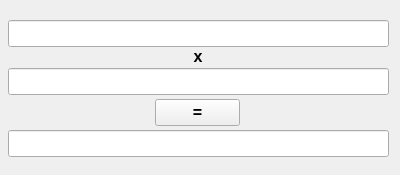
<?xml version="1.0" encoding="UTF-8"?>
<ui version="4.0">
 <class>MainForm</class>
 <widget class="QWidget" name="MainForm">
  <property name="geometry">
   <rect>
    <x>0</x>
    <y>0</y>
    <width>400</width>
    <height>175</height>
   </rect>
  </property>
  <property name="windowTitle">
   <string>Vectors multiplication</string>
  </property>
  <widget class="QLineEdit" name="input1_line">
   <property name="geometry">
    <rect>
     <x>8</x>
     <y>20</y>
     <width>381</width>
     <height>27</height>
    </rect>
   </property>
  </widget>
  <widget class="QLineEdit" name="input2_line">
   <property name="geometry">
    <rect>
     <x>8</x>
     <y>68</y>
     <width>381</width>
     <height>27</height>
    </rect>
   </property>
  </widget>
  <widget class="QLineEdit" name="result_line">
   <property name="geometry">
    <rect>
     <x>8</x>
     <y>130</y>
     <width>381</width>
     <height>27</height>
    </rect>
   </property>
  </widget>
  <widget class="QLabel" name="label">
   <property name="geometry">
    <rect>
     <x>171</x>
     <y>48</y>
     <width>54</width>
     <height>17</height>
    </rect>
   </property>
   <property name="font">
    <font>
     <pointsize>12</pointsize>
     <weight>75</weight>
     <bold>true</bold>
    </font>
   </property>
   <property name="text">
    <string>x</string>
   </property>
   <property name="alignment">
    <set>Qt::AlignCenter</set>
   </property>
  </widget>
  <widget class="QPushButton" name="solve_button">
   <property name="geometry">
    <rect>
     <x>155</x>
     <y>99</y>
     <width>85</width>
     <height>27</height>
    </rect>
   </property>
   <property name="font">
    <font>
     <pointsize>12</pointsize>
     <weight>75</weight>
     <bold>true</bold>
    </font>
   </property>
   <property name="text">
    <string>=</string>
   </property>
  </widget>
 </widget>
 <resources/>
 <connections/>
</ui>
